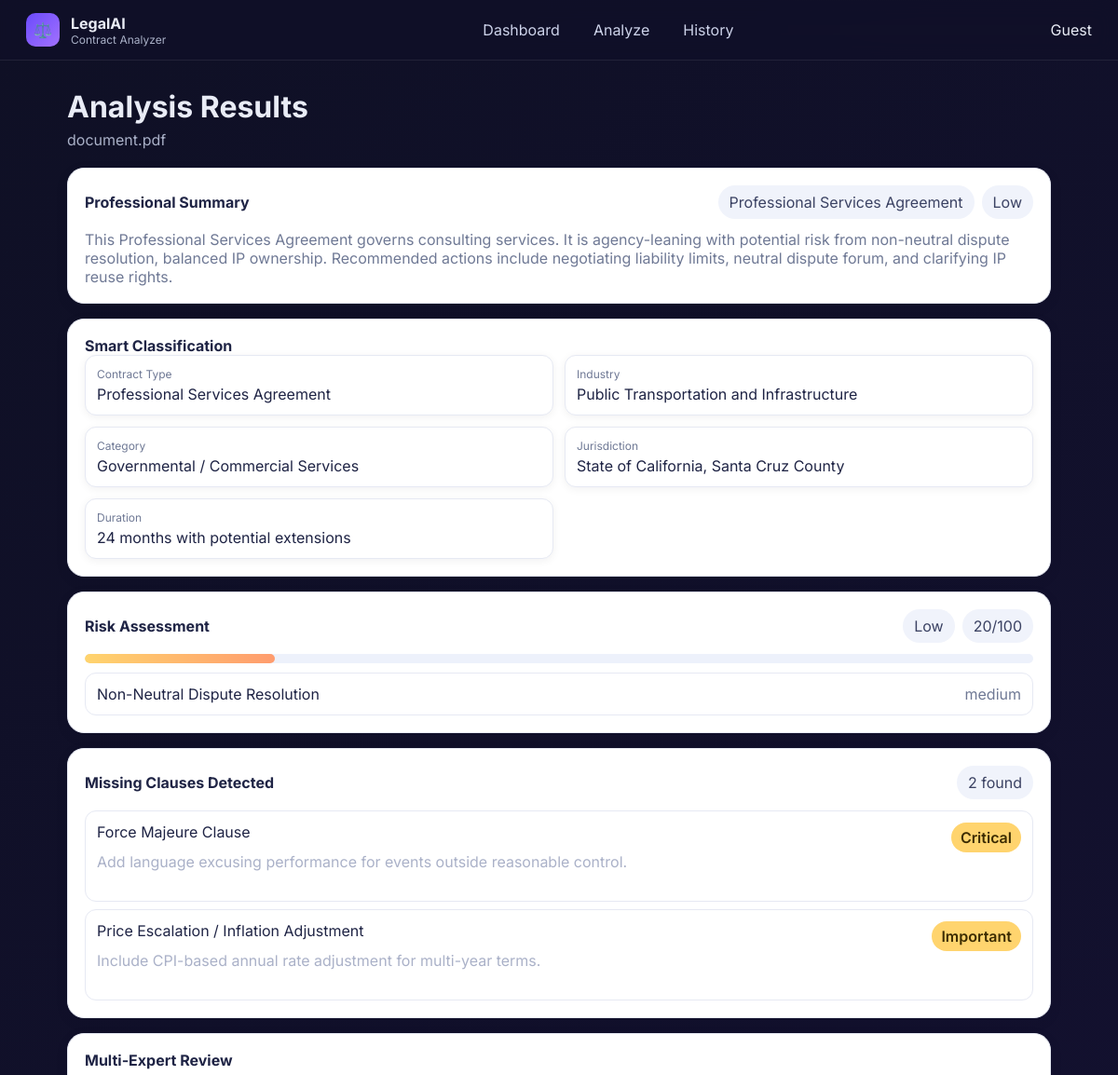
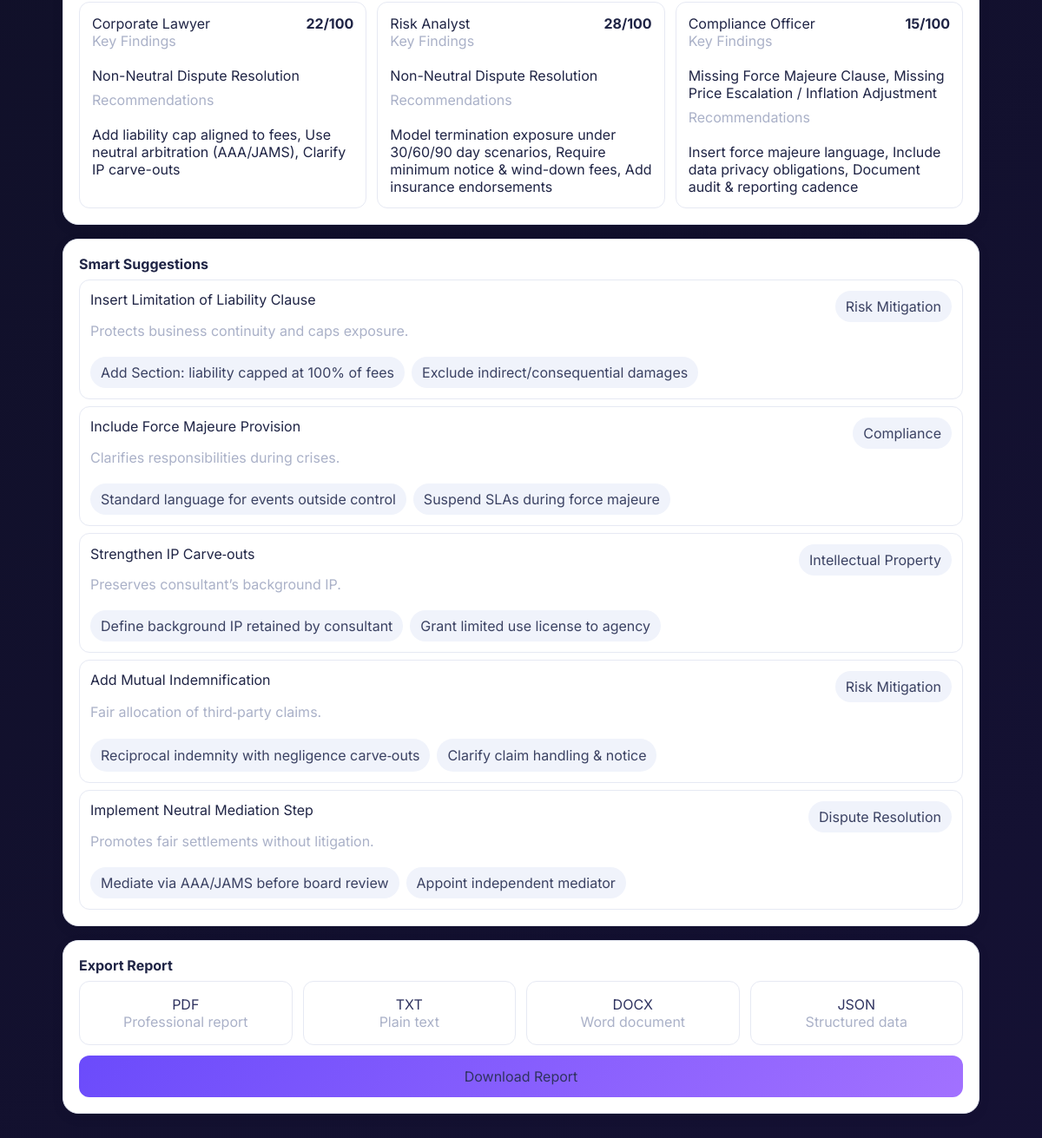
The page /results/5 on the database its author committed (2 pictures, top to bottom).
### app/models.py (models this page shows)
class Analysis(Base):
    __tablename__ = "analyses"
    id = Column(Integer, primary_key=True, index=True)
    user_id = Column(Integer, ForeignKey("users.id"))
    filename = Column(String(255), nullable=False)
    contract_type = Column(String(255), default="-")
    risk_level = Column(String(50), default="-")
    status = Column(String(50), default="Analyzing")
    created_at = Column(DateTime, default=datetime.utcnow)
    updated_at = Column(DateTime, default=datetime.utcnow, onupdate=datetime.utcnow)
    features = Column(String(255), default="")
    summary = Column(Text, default="")
    classification = Column(Text, default="")
    risk_assessment = Column(Text, default="")
    missing_clauses = Column(Text, default="")
    experts_review = Column(Text, default="")
    suggestions = Column(Text, default="")
    json_result = Column(Text, default="")
    user = relationship("User", back_populates="analyses")

### app/main.py (the view)
@app.get("/results/{analysis_id}", response_class=HTMLResponse)
async def results_page(analysis_id: int, request: Request, db: Session = Depends(db_dep)):
    a = db.query(Analysis).filter(Analysis.id == analysis_id).first()
    if not a:
        return RedirectResponse("/history")
    import json
    cls = json.loads(a.classification) if a.classification else {}
    risk = json.loads(a.risk_assessment) if a.risk_assessment else {}
    miss = json.loads(a.missing_clauses) if a.missing_clauses else []
    exp = json.loads(a.experts_review) if a.experts_review else []
    sug = json.loads(a.suggestions) if a.suggestions else []
    return templates.TemplateResponse("results.html", {"request": request, "user": {"name":"Guest"}, "item": a, "cls": cls, "risk": risk, "miss": miss, "exp": exp, "sug": sug})

### templates/results.html
{% extends "base.html" %}
{% block content %}
  <div class="heading">Analysis Results</div>
  <div class="sub">{{ item.filename }}</div>
  <div class="section purple">
    <div class="section-header">
      <div class="section-title">Professional Summary</div>
      <div class="chips">
        <span class="chip">{{ item.contract_type }}</span>
        <span class="chip">{{ item.risk_level if item.risk_level!='-' else 'Unknown' }}</span>
      </div>
    </div>
    {% if item.summary %}
    <div class="section-sub">{{ item.summary }}</div>
    {% endif %}
  </div>
  {% set features = item.features %}
  {% if cls and ('full' in features or 'classification' in features) %}
  <div class="section">
    <div class="section-title">Smart Classification</div>
    <div class="box-grid">
      <div class="box">
        <div class="label">Contract Type</div>
        <div>{{ cls.contract_type }}</div>
      </div>
      <div class="box">
        <div class="label">Industry</div>
        <div>{{ cls.industry }}</div>
      </div>
      <div class="box">
        <div class="label">Category</div>
        <div>{{ cls.category }}</div>
      </div>
      <div class="box">
        <div class="label">Jurisdiction</div>
        <div>{{ cls.jurisdiction }}</div>
      </div>
      <div class="box">
        <div class="label">Duration</div>
        <div>{{ cls.duration }}</div>
      </div>
    </div>
  </div>
  {% endif %}
  {% if risk and ('full' in features or 'risk' in features) %}
  <div class="section">
    <div class="section-header">
      <div class="section-title">Risk Assessment</div>
      <div class="chips"><span class="chip">{{ risk.level }}</span><span class="chip">{{ risk.score }}/100</span></div>
    </div>
    <div class="risk-bar"><div class="fill" style="width:{{ risk.score }}%"></div></div>
    <div class="list" style="margin-top:10px">
      {% for f in risk.factors %}
      <div class="list-item">
        <div>{{ f.title }}</div>
        <div class="sev">{{ f.severity }}</div>
      </div>
      {% endfor %}
    </div>
  </div>
  {% endif %}
  {% if miss and ('full' in features or 'missing' in features) %}
  <div class="section">
    <div class="section-header">
      <div class="section-title">Missing Clauses Detected</div>
      <div class="chip">{{ miss|length }} found</div>
    </div>
    {% for m in miss %}
    <div class="missing-card" style="margin-top:8px">
      <div class="row" style="justify-content:space-between">
        <div>{{ m.title }}</div>
        <span class="badge">{{ m.level }}</span>
      </div>
      <div class="sub">{{ m.suggestion }}</div>
    </div>
    {% endfor %}
  </div>
  {% endif %}
  {% if exp and ('full' in features or 'experts' in features) %}
  <div class="section">
    <div class="section-title">Multi-Expert Review</div>
    <div class="expert-grid" style="margin-top:8px">
      {% for e in exp %}
      <div class="expert">
        <div class="row" style="justify-content:space-between;align-items:center">
          <div>{{ e.persona }}</div>
          <div class="score">{{ e.score }}/100</div>
        </div>
        <div class="sub">Key Findings</div>
        <div>{{ ', '.join(e.key_findings) }}</div>
        <div class="sub" style="margin-top:8px">Recommendations</div>
        <div>{{ ', '.join(e.recommendations) }}</div>
      </div>
      {% endfor %}
    </div>
  </div>
  {% endif %}
  {% if sug and ('full' in features or 'suggestions' in features) %}
  <div class="section">
    <div class="section-title">Smart Suggestions</div>
    {% for s in sug %}
    <div class="suggestion-card" style="margin-top:8px">
      <div class="row" style="justify-content:space-between">
        <div>{{ s.title }}</div>
        <div class="pill">{{ s.tags|join(', ') }}</div>
      </div>
      <div class="sub">{{ s.rationale }}</div>
      <div class="chips" style="margin-top:8px">
        {% for a in s.actions %}
        <span class="chip">{{ a }}</span>
        {% endfor %}
      </div>
    </div>
    {% endfor %}
  </div>
  {% endif %}
  <div class="section">
    <div class="section-title">Export Report</div>
    <div class="export-grid" style="margin-top:8px">
      <a href="/export/{{ item.id }}?fmt=pdf" class="export-box">PDF<br><span class="sub">Professional report</span></a>
      <a href="/export/{{ item.id }}?fmt=txt" class="export-box">TXT<br><span class="sub">Plain text</span></a>
      <a href="/export/{{ item.id }}?fmt=docx" class="export-box">DOCX<br><span class="sub">Word document</span></a>
      <a href="/export/{{ item.id }}?fmt=json" class="export-box">JSON<br><span class="sub">Structured data</span></a>
    </div>
    <a href="/export/{{ item.id }}?fmt=pdf" class="cta-wide">Download Report</a>
  </div>
{% endblock %}

### static/styles.css (style rules this page uses)
* { box-sizing:border-box }
body { margin:0;font-family:Inter,system-ui,-apple-system,Segoe UI,Roboto }
.bg { min-height:100vh;background:linear-gradient(135deg,#0f1025 0%,#1a1242 50%,#0f1025 100%);background-size:400% 400%;animation:bgMove 18s ease infinite;color:#e9ecf6 }
.heading { font-size:32px;font-weight:700;margin-bottom:6px }
.sub { color:#aab1c8;margin-bottom:20px }
.pill { display:inline-flex;align-items:center;gap:8px;background:#f0f3fb;padding:8px 12px;border-radius:999px;color:#3b4263 }
.row { display:flex;gap:16px;flex-wrap:wrap }
.badge { display:inline-block;padding:6px 10px;border-radius:999px;background:#ffd46e;color:#3c2c00;font-weight:600 }
.section { background:#ffffff;border:1px solid #e6e9f3;border-radius:18px;padding:18px;margin-bottom:16px;box-shadow:0 4px 14px rgba(16,16,40,.08);color:#1f2445 }
.section-header { display:flex;align-items:center;justify-content:space-between;margin-bottom:12px }
.section-title { font-weight:700 }
.section-sub { color:#6f7995 }
.section.purple { background:#ffffff;border-color:#e6e9f3 }
.chip { display:inline-flex;align-items:center;gap:8px;padding:8px 12px;border-radius:999px;background:#f0f3fb;color:#3b4263 }
.chips { display:flex;gap:8px;flex-wrap:wrap }
.box-grid { display:grid;grid-template-columns:repeat(2,1fr);gap:12px }
.box { background:#ffffff;border:1px solid #e6e9f3;border-radius:12px;padding:12px;box-shadow:0 2px 10px rgba(16,16,40,.06) }
.box .label { color:#6f7995;font-size:12px;margin-bottom:4px }
.list { display:flex;flex-direction:column;gap:10px }
.list-item { display:flex;align-items:center;justify-content:space-between;border:1px solid #e6e9f3;background:#ffffff;border-radius:12px;padding:12px;color:#1f2445 }
.list-item .sev { color:#6f7995 }
.risk-bar { height:10px;border-radius:999px;background:#edf1fb;overflow:hidden }
.risk-bar .fill { height:10px;border-radius:999px;background:linear-gradient(90deg,#ffd46e,#ff9c6e) }
.missing-card { border:1px solid #e6e9f3;background:#ffffff;border-radius:12px;padding:12px;color:#1f2445 }
.expert-grid { display:grid;grid-template-columns:repeat(3,1fr);gap:12px }
.expert { border:1px solid #e6e9f3;background:#ffffff;border-radius:12px;padding:14px;color:#1f2445 }
.expert .score { font-weight:700 }
.suggestion-card { border:1px solid #e6e9f3;background:#ffffff;border-radius:12px;padding:12px;color:#1f2445 }
.export-grid { display:grid;grid-template-columns:repeat(4,1fr);gap:12px }
.export-box { border:1px solid #e6e9f3;background:#ffffff;border-radius:12px;padding:16px;text-align:center;color:#1f2445 }
.cta-wide { margin-top:12px;width:100%;padding:14px;border-radius:12px;background:linear-gradient(135deg,#6b4bfb,#a271ff);color:#fff;text-align:center;display:inline-block }
.section a, .card a, .tile-card a { color:#2f3360; text-decoration:none }

### rows shown on the page
Analysis: filename "document.pdf", contract_type "Professional Services Agreement", risk_level "Low", summary "This Professional Services Agreement governs consulting services. It is agency-leaning with potential risk from non-neutral dispute resolution, balanced IP ownership. Recommended actions include negotiating liability limits, neutral dispute forum, and clarifying IP reuse rights.", level "Low"

### other values the page prints
{{ (user and user.name) or 'Guest' }} "Guest"
{{ cls.industry }} "Public Transportation and Infrastructure"
{{ cls.category }} "Governmental / Commercial Services"
{{ cls.jurisdiction }} "State of California, Santa Cruz County"
{{ cls.duration }} "24 months with potential extensions"
{{ risk.score }} "20"
{{ f.title }} "Non-Neutral Dispute Resolution"
{{ f.severity }} "medium"
{{ miss|length }} "2"
{{ m.title }} "Force Majeure Clause" "Price Escalation / Inflation Adjustment"
{{ m.level }} "Critical" "Important"
{{ m.suggestion }} "Add language excusing performance for events outside reasonable control." "Include CPI-based annual rate adjustment for multi-year terms."
{{ e.persona }} "Corporate Lawyer" "Risk Analyst" "Compliance Officer"
{{ e.score }} "22" "28" "15"
{{ ', '.join(e.key_findings) }} "Non-Neutral Dispute Resolution" "Non-Neutral Dispute Resolution" "Missing Force Majeure Clause, Missing Price Escalation / Inflation Adjustment"
